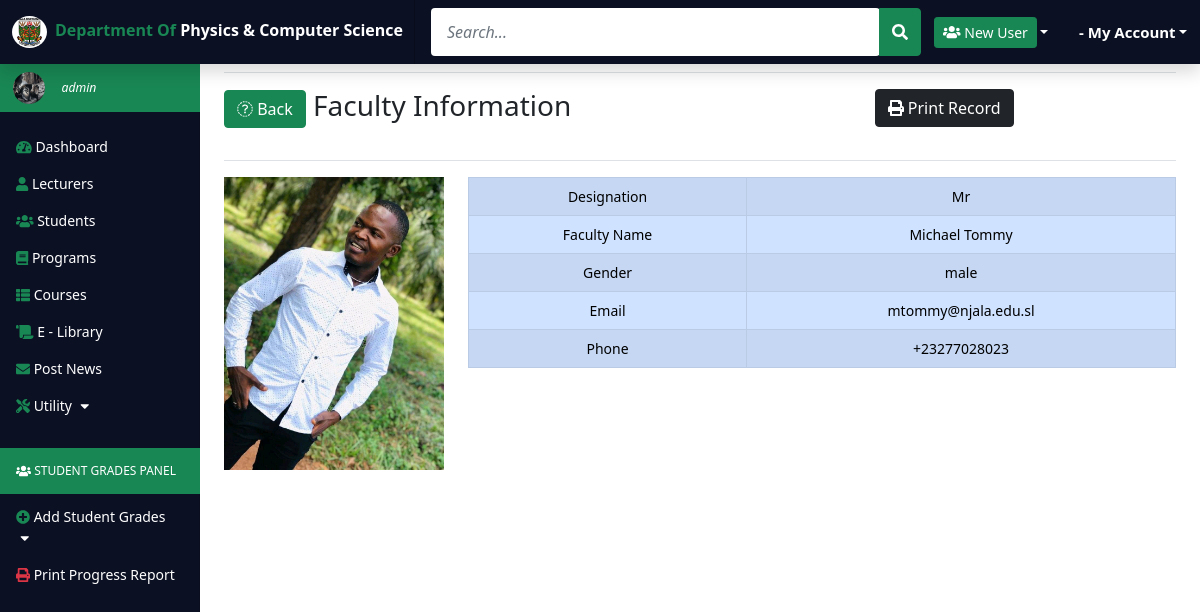
The page /admin/admin-view-faculty.php?viewfaculty=1 on the database its author committed.
### tables this page shows
CREATE TABLE IF NOT EXISTS `tbltutor` (
  `id` int(11) NOT NULL AUTO_INCREMENT,
  `username` varchar(50) DEFAULT NULL,
  `firstname` varchar(50) DEFAULT NULL,
  `lastname` varchar(50) DEFAULT NULL,
  `designation` varchar(10) DEFAULT NULL,
  `password` varchar(20) DEFAULT NULL,
  `gender` varchar(10) DEFAULT NULL,
  `email` varchar(20) DEFAULT NULL,
  `photo` varchar(100) DEFAULT NULL,
  `phone` varchar(20) DEFAULT NULL,
  PRIMARY KEY (`id`)
);

### admin/admin-view-faculty.php (the view, shortened to what this page needs)
<?php
      require 'admin-dashboard-header.php';
      include 'admin-dashboard-sidebar.php';
?>
  	   <main class="col-md-9 ms-sm-auto col-lg-10 px-md-4 mt-5">
      <div class="row">
    <div class="col-md-8">
    <h3 class="page-header">
    <a href="admin-add-faculty.php" class="btn btn-success btn-xs text-decoration-none"><i class="fas fa-arrow"></i> Back</a> Faculty Information </h3>
</div>
<div class="col-md-4">
<button class="btn btn-dark btn-md"><i class="fas fa-print"></i> Print Record</button>
</div>
</div>
<div class="d-flex flex-wrap flex-md-nowrap align-items-center pt-3 pb-2 mb-3 border-bottom">
      </div>
      <?php
      include '../includes/connection.php';
      if(isset($_GET['viewfaculty'])){
        $id = $_GET['viewfaculty'];
        $sql ="SELECT * FROM tbltutor WHERE id = '$id'";
        $result = mysqli_query($conn, $sql);
        $rowCount = mysqli_num_rows($result);
        if ($rowCount > 0){
        while ($row = mysqli_fetch_assoc($result)){
 ?>
      <div class="row">
      <div class="col-md-3">
          <div class="panel">
            <div id="img_profile" class="panel-body">
            <a href="" data-target="#myModal" data-toggle="modal" >
            <img title="profile image" class="img-hover"   src="../<?php echo $row['photo'];?>">
            </a>
             </div>
             </div>
            </div>
             <div class="col-md-9">
<table class="table table-striped table-bordered table-hover table-primary table-responsive" style="font-size:14px" cellspacing="0">
<tbody class="text-center">
<tr class="py-2">
<td>Designation </td>
<td><?php echo $row['designation'];?></td>
</tr>
<tr>
<td>Faculty Name </td>
<td><?php echo $row['firstname']." ".$row['lastname'];?></td>
</tr>
<tr>
<td>Gender</td>
<td><?php echo $row['gender'];?></td>
</tr>
<tr>
<td>Email</td>
<td><?php echo $row['email'];?></td>
</tr>
<tr>
<td>Phone</td>
<td><?php echo $row['phone'];?></td>
</tr>
</tbody>
</table>
        </div>
        <?php }
        }
 }?>
 </main>
<?php require 'admin-dashboard-footer.php';?>

### assets/css/dashboard.css (style rules this page uses)
:root { --bs-blue: #0d6efd; --bs-indigo: #6610f2; --bs-purple: #6f42c1; --bs-pink: #d63384; --bs-red: #dc3545; --bs-orange: #fd7e14; --bs-yellow: #ffc107; --bs-green: #198754; --bs-teal: #20c997; --bs-cyan: #0dcaf0; --bs-white: #fff; --bs-gray: #6c757d; --bs-gray-dark: #343a40; --bs-primary: #0d6efd; --bs-secondary: #6c757d; --bs-success: #198754; --bs-info: #0dcaf0; --bs-warning: #ffc107; --bs-danger: #dc3545; --bs-light: #f8f9fa; --bs-dark: #212529; --dark: #0c1023; --bs-font-sans-serif: system-ui,-apple-system,"Segoe UI",Roboto,"Helvetica Neue",Arial,"Noto Sans","Liberation Sans",sans-serif,"Apple Color Emoji","Segoe UI Emoji","Segoe UI Symbol","Noto Color Emoji"; --bs-font-monospace: SFMono-Regular,Menlo,Monaco,Consolas,"Liberation Mono","Courier New",monospace; --bs-gradient: linear-gradient(180deg, rgba(255, 255, 255, 0.15), rgba(255, 255, 255, 0)); }
body { font-size: .875rem; }
.text-center { text-align: center !important; }

### admin/admin-view-faculty.php (style rules this page uses)
#img_profile { width: 100%; height:auto; }
#img_profile > a > img { width: 100%; height:auto; }

### rows shown on the page
tbltutor: photo (picture), designation "Mr", firstname "Michael", lastname "Tommy", gender "male", email "mtommy@njala.edu.sl", phone "+23277028023"
